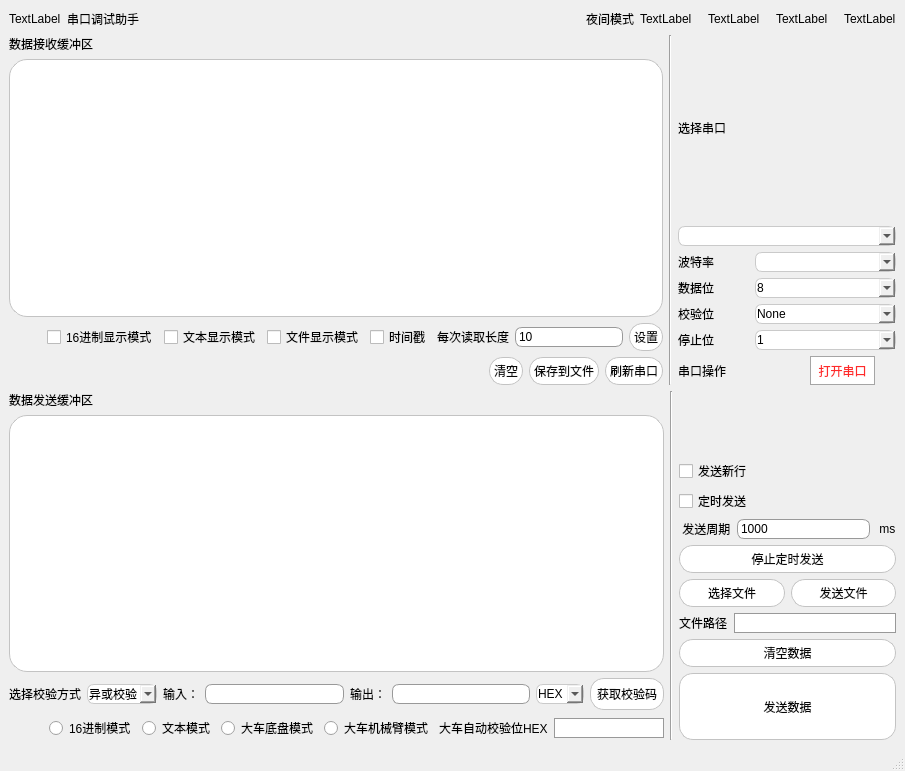
<?xml version="1.0" encoding="UTF-8"?>
<ui version="4.0">
 <class>MainWindow</class>
 <widget class="QMainWindow" name="MainWindow">
  <property name="geometry">
   <rect>
    <x>0</x>
    <y>0</y>
    <width>905</width>
    <height>771</height>
   </rect>
  </property>
  <property name="windowTitle">
   <string>MainWindow</string>
  </property>
  <widget class="QWidget" name="centralwidget">
   <layout class="QGridLayout" name="gridLayout">
    <item row="0" column="0">
     <layout class="QHBoxLayout" name="horizontalLayout_32">
      <item>
       <widget class="QLabel" name="icon">
        <property name="text">
         <string>TextLabel</string>
        </property>
       </widget>
      </item>
      <item>
       <widget class="QLabel" name="little_2">
        <property name="styleSheet">
         <string notr="true">font: 75 10pt &quot;微软雅黑&quot;;</string>
        </property>
        <property name="text">
         <string>串口调试助手</string>
        </property>
       </widget>
      </item>
      <item>
       <spacer name="horizontalSpacer_11">
        <property name="orientation">
         <enum>Qt::Horizontal</enum>
        </property>
        <property name="sizeHint" stdset="0">
         <size>
          <width>40</width>
          <height>20</height>
         </size>
        </property>
       </spacer>
      </item>
      <item>
       <widget class="QLabel" name="mode">
        <property name="styleSheet">
         <string notr="true">font: 75 9pt &quot;微软雅黑&quot;;</string>
        </property>
        <property name="text">
         <string>夜间模式</string>
        </property>
       </widget>
      </item>
      <item>
       <widget class="QLabel" name="switch_2">
        <property name="text">
         <string>TextLabel</string>
        </property>
       </widget>
      </item>
      <item>
       <spacer name="horizontalSpacer_12">
        <property name="orientation">
         <enum>Qt::Horizontal</enum>
        </property>
        <property name="sizeType">
         <enum>QSizePolicy::Fixed</enum>
        </property>
        <property name="sizeHint" stdset="0">
         <size>
          <width>10</width>
          <height>20</height>
         </size>
        </property>
       </spacer>
      </item>
      <item>
       <widget class="QLabel" name="little">
        <property name="text">
         <string>TextLabel</string>
        </property>
       </widget>
      </item>
      <item>
       <spacer name="horizontalSpacer_13">
        <property name="orientation">
         <enum>Qt::Horizontal</enum>
        </property>
        <property name="sizeType">
         <enum>QSizePolicy::Fixed</enum>
        </property>
        <property name="sizeHint" stdset="0">
         <size>
          <width>10</width>
          <height>20</height>
         </size>
        </property>
       </spacer>
      </item>
      <item>
       <widget class="QLabel" name="large">
        <property name="text">
         <string>TextLabel</string>
        </property>
       </widget>
      </item>
      <item>
       <spacer name="horizontalSpacer_14">
        <property name="orientation">
         <enum>Qt::Horizontal</enum>
        </property>
        <property name="sizeType">
         <enum>QSizePolicy::Fixed</enum>
        </property>
        <property name="sizeHint" stdset="0">
         <size>
          <width>10</width>
          <height>20</height>
         </size>
        </property>
       </spacer>
      </item>
      <item>
       <widget class="QLabel" name="close">
        <property name="styleSheet">
         <string notr="true">opacity:0.3</string>
        </property>
        <property name="text">
         <string>TextLabel</string>
        </property>
       </widget>
      </item>
     </layout>
    </item>
    <item row="1" column="0">
     <layout class="QHBoxLayout" name="horizontalLayout_24" stretch="3,0,1">
      <item>
       <layout class="QVBoxLayout" name="verticalLayout_12">
        <item>
         <widget class="QLabel" name="label_6">
          <property name="styleSheet">
           <string notr="true">font: 75 11pt &quot;微软雅黑&quot;;</string>
          </property>
          <property name="text">
           <string>数据接收缓冲区</string>
          </property>
         </widget>
        </item>
        <item>
         <widget class="QTextBrowser" name="textBrowser">
          <property name="styleSheet">
           <string notr="true">QTextEdit{
	background-color: rgb(255, 255, 255);
	font: 10pt &quot;微软雅黑&quot;;

    border-color:#c3c3c3;
    border-radius: 18px;
    border-style: solid;
    border-width: 1px;
    padding: 2px;
}</string>
          </property>
         </widget>
        </item>
        <item>
         <layout class="QHBoxLayout" name="horizontalLayout_25">
          <item>
           <spacer name="horizontalSpacer_9">
            <property name="orientation">
             <enum>Qt::Horizontal</enum>
            </property>
            <property name="sizeHint" stdset="0">
             <size>
              <width>40</width>
              <height>20</height>
             </size>
            </property>
           </spacer>
          </item>
          <item>
           <widget class="QCheckBox" name="rhex">
            <property name="styleSheet">
             <string notr="true">font: 75 9pt &quot;微软雅黑&quot;;</string>
            </property>
            <property name="text">
             <string>16进制显示模式</string>
            </property>
           </widget>
          </item>
          <item>
           <widget class="QCheckBox" name="rtext">
            <property name="styleSheet">
             <string notr="true">font: 75 9pt &quot;微软雅黑&quot;;</string>
            </property>
            <property name="text">
             <string>文本显示模式</string>
            </property>
           </widget>
          </item>
          <item>
           <widget class="QCheckBox" name="rflie">
            <property name="toolTip">
             <string>&lt;html&gt;&lt;head/&gt;&lt;body&gt;&lt;p&gt;传输文件时选择该模式，否则会乱码&lt;/p&gt;&lt;/body&gt;&lt;/html&gt;</string>
            </property>
            <property name="styleSheet">
             <string notr="true">font: 75 9pt &quot;微软雅黑&quot;;</string>
            </property>
            <property name="text">
             <string>文件显示模式</string>
            </property>
           </widget>
          </item>
          <item>
           <widget class="QCheckBox" name="timefreq">
            <property name="styleSheet">
             <string notr="true">font: 75 9pt &quot;微软雅黑&quot;;</string>
            </property>
            <property name="text">
             <string>时间戳</string>
            </property>
           </widget>
          </item>
          <item>
           <widget class="QLabel" name="label_12">
            <property name="styleSheet">
             <string notr="true">font: 75 9pt &quot;微软雅黑&quot;;</string>
            </property>
            <property name="text">
             <string>每次读取长度</string>
            </property>
           </widget>
          </item>
          <item>
           <widget class="QLineEdit" name="length">
            <property name="styleSheet">
             <string notr="true">QLineEdit{
	font: 75 9pt &quot;微软雅黑&quot;;
    border-color:#999999;
    border-radius: 7px;
    border-style: solid;
    border-width: 1px;
    padding: 1px;
}
</string>
            </property>
            <property name="text">
             <string>10</string>
            </property>
           </widget>
          </item>
          <item>
           <widget class="QPushButton" name="lengthbtn">
            <property name="styleSheet">
             <string notr="true">QPushButton{
	font: 9pt &quot;微软雅黑&quot;;
    color: #080808;
    background-color:#ffffff;
    border-color:#c3c3c3;
    border-radius: 14px;
    border-style: solid;
    border-width: 1px;
    padding: 4px;
}
QPushButton::hover {
background-color:rgb(224,238,249);
border-color: rgb(0,120,212);
}</string>
            </property>
            <property name="text">
             <string>设置</string>
            </property>
           </widget>
          </item>
         </layout>
        </item>
        <item>
         <layout class="QHBoxLayout" name="horizontalLayout_26">
          <item>
           <spacer name="horizontalSpacer_10">
            <property name="orientation">
             <enum>Qt::Horizontal</enum>
            </property>
            <property name="sizeHint" stdset="0">
             <size>
              <width>40</width>
              <height>20</height>
             </size>
            </property>
           </spacer>
          </item>
          <item>
           <widget class="QPushButton" name="rclear">
            <property name="styleSheet">
             <string notr="true">QPushButton{
	font: 9pt &quot;微软雅黑&quot;;
    color: #080808;
    background-color:#ffffff;
    border-color:#c3c3c3;
    border-radius: 14px;
    border-style: solid;
    border-width: 1px;
    padding: 4px;
}
QPushButton::hover {
background-color:rgb(224,238,249);
border-color: rgb(0,120,212);
}</string>
            </property>
            <property name="text">
             <string>清空</string>
            </property>
           </widget>
          </item>
          <item>
           <widget class="QPushButton" name="rsave">
            <property name="styleSheet">
             <string notr="true">QPushButton{
	font: 9pt &quot;微软雅黑&quot;;
    color: #080808;
    background-color:#ffffff;
    border-color:#c3c3c3;
    border-radius: 14px;
    border-style: solid;
    border-width: 1px;
    padding: 4px;
}
QPushButton::hover {
background-color:rgb(224,238,249);
border-color: rgb(0,120,212);
}</string>
            </property>
            <property name="text">
             <string>保存到文件</string>
            </property>
           </widget>
          </item>
          <item>
           <widget class="QPushButton" name="udapteport">
            <property name="styleSheet">
             <string notr="true">QPushButton{
	background-color: rgb(255, 255, 255);
	font: 9pt &quot;微软雅黑&quot;;
    color: #080808;

    border-color:#c3c3c3;
    border-radius: 14px;
    border-style: solid;
    border-width: 1px;
    padding: 4px;
}
QPushButton::hover {
background-color:rgb(224,238,249);
border-color: rgb(0,120,212);
}</string>
            </property>
            <property name="text">
             <string>刷新串口</string>
            </property>
           </widget>
          </item>
         </layout>
        </item>
       </layout>
      </item>
      <item>
       <widget class="Line" name="line">
        <property name="sizePolicy">
         <sizepolicy hsizetype="Fixed" vsizetype="Minimum">
          <horstretch>0</horstretch>
          <verstretch>0</verstretch>
         </sizepolicy>
        </property>
        <property name="styleSheet">
         <string notr="true"/>
        </property>
        <property name="orientation">
         <enum>Qt::Vertical</enum>
        </property>
       </widget>
      </item>
      <item>
       <layout class="QVBoxLayout" name="verticalLayout_13">
        <item>
         <layout class="QVBoxLayout" name="verticalLayout_14" stretch="0,0">
          <item>
           <widget class="QLabel" name="label">
            <property name="styleSheet">
             <string notr="true">font: 75 10pt &quot;微软雅黑&quot;;</string>
            </property>
            <property name="text">
             <string>选择串口</string>
            </property>
           </widget>
          </item>
          <item>
           <widget class="QComboBox" name="portname">
            <property name="sizePolicy">
             <sizepolicy hsizetype="Preferred" vsizetype="Fixed">
              <horstretch>0</horstretch>
              <verstretch>0</verstretch>
             </sizepolicy>
            </property>
            <property name="styleSheet">
             <string notr="true">QComboBox{
	font: 75 9pt &quot;微软雅黑&quot;;
    border-color: #cacaca;
    border-radius: 7px;
    border-style: solid;
    border-width: 1px;
    padding: 1px;
}
QComboBox::hover {
background-color:rgb(224,238,249);
border-color: rgb(0,120,212);
}</string>
            </property>
           </widget>
          </item>
         </layout>
        </item>
        <item>
         <layout class="QHBoxLayout" name="horizontalLayout_27" stretch="1,2">
          <item>
           <widget class="QLabel" name="label_2">
            <property name="styleSheet">
             <string notr="true">font: 75 11pt &quot;微软雅黑&quot;;</string>
            </property>
            <property name="text">
             <string>波特率</string>
            </property>
           </widget>
          </item>
          <item>
           <widget class="QComboBox" name="bound">
            <property name="styleSheet">
             <string notr="true">QComboBox{
	font: 75 9pt &quot;微软雅黑&quot;;
    border-color: #cacaca;
    border-radius: 7px;
    border-style: solid;
    border-width: 1px;
    padding: 1px;
}
QComboBox::hover {
background-color:rgb(224,238,249);
border-color: rgb(0,120,212);
}</string>
            </property>
           </widget>
          </item>
         </layout>
        </item>
        <item>
         <layout class="QHBoxLayout" name="horizontalLayout_28" stretch="1,2">
          <item>
           <widget class="QLabel" name="label_3">
            <property name="styleSheet">
             <string notr="true">font: 75 11pt &quot;微软雅黑&quot;;</string>
            </property>
            <property name="text">
             <string>数据位</string>
            </property>
           </widget>
          </item>
          <item>
           <widget class="QComboBox" name="databit">
            <property name="styleSheet">
             <string notr="true">QComboBox{
	font: 75 9pt &quot;微软雅黑&quot;;

    border-color: #cacaca;
    border-radius: 7px;
    border-style: solid;
    border-width: 1px;
    padding: 1px;
}
QComboBox::hover {
background-color:rgb(224,238,249);
border-color: rgb(0,120,212);
}</string>
            </property>
            <item>
             <property name="text">
              <string>8</string>
             </property>
            </item>
            <item>
             <property name="text">
              <string>5</string>
             </property>
            </item>
            <item>
             <property name="text">
              <string>6</string>
             </property>
            </item>
            <item>
             <property name="text">
              <string>7</string>
             </property>
            </item>
            <item>
             <property name="text">
              <string>9</string>
             </property>
            </item>
            <item>
             <property name="text">
              <string>10</string>
             </property>
            </item>
            <item>
             <property name="text">
              <string>11</string>
             </property>
            </item>
           </widget>
          </item>
         </layout>
        </item>
        <item>
         <layout class="QHBoxLayout" name="horizontalLayout_29" stretch="1,2">
          <item>
           <widget class="QLabel" name="label_4">
            <property name="styleSheet">
             <string notr="true">font: 75 11pt &quot;微软雅黑&quot;;</string>
            </property>
            <property name="text">
             <string>校验位</string>
            </property>
           </widget>
          </item>
          <item>
           <widget class="QComboBox" name="partbit">
            <property name="styleSheet">
             <string notr="true">QComboBox{
	font: 75 9pt &quot;微软雅黑&quot;;

    border-color: #cacaca;
    border-radius: 7px;
    border-style: solid;
    border-width: 1px;
    padding: 1px;
}
QComboBox::hover {
background-color:rgb(224,238,249);
border-color: rgb(0,120,212);
}</string>
            </property>
            <item>
             <property name="text">
              <string>None</string>
             </property>
            </item>
            <item>
             <property name="text">
              <string>Odd</string>
             </property>
            </item>
            <item>
             <property name="text">
              <string>Even</string>
             </property>
            </item>
           </widget>
          </item>
         </layout>
        </item>
        <item>
         <layout class="QHBoxLayout" name="horizontalLayout_30" stretch="1,2">
          <item>
           <widget class="QLabel" name="label_10">
            <property name="styleSheet">
             <string notr="true">font: 75 11pt &quot;微软雅黑&quot;;</string>
            </property>
            <property name="text">
             <string>停止位</string>
            </property>
           </widget>
          </item>
          <item>
           <widget class="QComboBox" name="stopbit">
            <property name="styleSheet">
             <string notr="true">QComboBox{
	font: 75 9pt &quot;微软雅黑&quot;;

    border-color: #cacaca;
    border-radius: 7px;
    border-style: solid;
    border-width: 1px;
    padding: 1px;
}
QComboBox::hover {
background-color:rgb(224,238,249);
border-color: rgb(0,120,212);
}</string>
            </property>
            <item>
             <property name="text">
              <string>1</string>
             </property>
            </item>
            <item>
             <property name="text">
              <string>1.5</string>
             </property>
            </item>
            <item>
             <property name="text">
              <string>2</string>
             </property>
            </item>
           </widget>
          </item>
         </layout>
        </item>
        <item>
         <layout class="QHBoxLayout" name="horizontalLayout_31" stretch="0,0">
          <item>
           <widget class="QLabel" name="label_15">
            <property name="styleSheet">
             <string notr="true">font: 75 11pt &quot;微软雅黑&quot;;</string>
            </property>
            <property name="text">
             <string>串口操作</string>
            </property>
           </widget>
          </item>
          <item alignment="Qt::AlignHCenter">
           <widget class="QToolButton" name="openport">
            <property name="enabled">
             <bool>true</bool>
            </property>
            <property name="sizePolicy">
             <sizepolicy hsizetype="Expanding" vsizetype="Fixed">
              <horstretch>0</horstretch>
              <verstretch>4</verstretch>
             </sizepolicy>
            </property>
            <property name="cursor">
             <cursorShape>OpenHandCursor</cursorShape>
            </property>
            <property name="styleSheet">
             <string notr="true">QToolButton{
	font: 75 12pt &quot;微软雅黑&quot;;
    color: #ff2b2b;
    background-color:#ffffff;
    border-color:#a5a5a5;
    border-radius: 15px;
    border-style: solid;
    border-width: 1px;
    padding: 3px;
}
QToolButton::hover {
background-color:rgb(224,238,249);
border-color: rgb(0,120,212);
}</string>
            </property>
            <property name="text">
             <string>打开串口</string>
            </property>
           </widget>
          </item>
         </layout>
        </item>
       </layout>
      </item>
     </layout>
    </item>
    <item row="2" column="0">
     <layout class="QHBoxLayout" name="horizontalLayout_13">
      <item>
       <layout class="QVBoxLayout" name="verticalLayout_8">
        <item>
         <widget class="QLabel" name="label_7">
          <property name="styleSheet">
           <string notr="true">font: 75 11pt &quot;微软雅黑&quot;;</string>
          </property>
          <property name="text">
           <string>数据发送缓冲区</string>
          </property>
         </widget>
        </item>
        <item>
         <widget class="QTextEdit" name="textEdit">
          <property name="styleSheet">
           <string notr="true">QTextEdit{or: rgb(245, 245, 245);
	background-color: rgb(255, 255, 255);

	font: 10pt &quot;微软雅黑&quot;;

    border-color:#c3c3c3;
    border-radius: 18px;
    border-style: solid;
    border-width: 1px;
    padding: 2px;
}</string>
          </property>
         </widget>
        </item>
        <item>
         <layout class="QHBoxLayout" name="horizontalLayout_18">
          <item>
           <widget class="QLabel" name="label_11">
            <property name="styleSheet">
             <string notr="true">font: 75 9pt &quot;微软雅黑&quot;;</string>
            </property>
            <property name="text">
             <string>选择校验方式</string>
            </property>
           </widget>
          </item>
          <item>
           <widget class="QComboBox" name="parity_check">
            <property name="styleSheet">
             <string notr="true">QComboBox{
	font: 75 9pt &quot;微软雅黑&quot;;
    border-color: #cacaca;
    border-radius: 7px;
    border-style: solid;
    border-width: 1px;
    padding: 1px;
}
QComboBox::hover {
background-color:rgb(224,238,249);
border-color: rgb(0,120,212);
}</string>
            </property>
            <item>
             <property name="text">
              <string>异或校验</string>
             </property>
            </item>
            <item>
             <property name="text">
              <string>奇校验</string>
             </property>
            </item>
            <item>
             <property name="text">
              <string>偶校验</string>
             </property>
            </item>
           </widget>
          </item>
          <item>
           <widget class="QLabel" name="label_8">
            <property name="styleSheet">
             <string notr="true">font: 75 9pt &quot;微软雅黑&quot;;</string>
            </property>
            <property name="text">
             <string>输入：</string>
            </property>
           </widget>
          </item>
          <item>
           <widget class="QLineEdit" name="parity_in">
            <property name="styleSheet">
             <string notr="true">QLineEdit{
	font: 75 9pt &quot;微软雅黑&quot;;

    border-color:#999999;
    border-radius: 7px;
    border-style: solid;
    border-width: 1px;
    padding: 1px;
}
</string>
            </property>
            <property name="text">
             <string/>
            </property>
           </widget>
          </item>
          <item>
           <widget class="QLabel" name="label_9">
            <property name="styleSheet">
             <string notr="true">font: 75 9pt &quot;微软雅黑&quot;;</string>
            </property>
            <property name="text">
             <string>输出：</string>
            </property>
           </widget>
          </item>
          <item>
           <widget class="QLineEdit" name="parity_out">
            <property name="styleSheet">
             <string notr="true">QLineEdit{
	font: 75 9pt &quot;微软雅黑&quot;;

    border-color:#999999;
    border-radius: 7px;
    border-style: solid;
    border-width: 1px;
    padding: 1px;
}
</string>
            </property>
           </widget>
          </item>
          <item>
           <widget class="QComboBox" name="binary">
            <property name="styleSheet">
             <string notr="true">QComboBox{
	font: 75 9pt &quot;微软雅黑&quot;;
    border-color: #cacaca;
    border-radius: 7px;
    border-style: solid;
    border-width: 1px;
    padding: 1px;
}
QComboBox::hover {
background-color:rgb(224,238,249);
border-color: rgb(0,120,212);
}</string>
            </property>
            <item>
             <property name="text">
              <string>HEX</string>
             </property>
            </item>
            <item>
             <property name="text">
              <string>DEC</string>
             </property>
            </item>
            <item>
             <property name="text">
              <string>BIN</string>
             </property>
            </item>
           </widget>
          </item>
          <item>
           <widget class="QPushButton" name="checkbtn">
            <property name="styleSheet">
             <string notr="true">QPushButton{
	font: 9pt &quot;微软雅黑&quot;;
    color: #080808;
    background-color:#ffffff;
    border-color:#c3c3c3;
    border-radius: 14px;
    border-style: solid;
    border-width: 1px;
    padding: 6px;
}
QPushButton::hover {
background-color:rgb(224,238,249);
border-color: rgb(0,120,212);
}</string>
            </property>
            <property name="text">
             <string>获取校验码</string>
            </property>
           </widget>
          </item>
         </layout>
        </item>
        <item>
         <layout class="QHBoxLayout" name="horizontalLayout_19">
          <item>
           <spacer name="horizontalSpacer">
            <property name="orientation">
             <enum>Qt::Horizontal</enum>
            </property>
            <property name="sizeHint" stdset="0">
             <size>
              <width>40</width>
              <height>20</height>
             </size>
            </property>
           </spacer>
          </item>
          <item>
           <widget class="QRadioButton" name="hex">
            <property name="styleSheet">
             <string notr="true">font: 75 9pt &quot;微软雅黑&quot;;</string>
            </property>
            <property name="text">
             <string>16进制模式</string>
            </property>
           </widget>
          </item>
          <item>
           <widget class="QRadioButton" name="text">
            <property name="styleSheet">
             <string notr="true">font: 75 9pt &quot;微软雅黑&quot;;</string>
            </property>
            <property name="text">
             <string>文本模式</string>
            </property>
           </widget>
          </item>
          <item>
           <widget class="QRadioButton" name="base">
            <property name="toolTip">
             <string>&lt;html&gt;&lt;head/&gt;&lt;body&gt;&lt;p&gt;固定协议传输&lt;/p&gt;&lt;/body&gt;&lt;/html&gt;</string>
            </property>
            <property name="styleSheet">
             <string notr="true">font: 75 9pt &quot;微软雅黑&quot;;</string>
            </property>
            <property name="text">
             <string>大车底盘模式</string>
            </property>
           </widget>
          </item>
          <item>
           <widget class="QRadioButton" name="arm">
            <property name="toolTip">
             <string>&lt;html&gt;&lt;head/&gt;&lt;body&gt;&lt;p&gt;固定协议传输&lt;/p&gt;&lt;/body&gt;&lt;/html&gt;</string>
            </property>
            <property name="styleSheet">
             <string notr="true">font: 75 9pt &quot;微软雅黑&quot;;</string>
            </property>
            <property name="text">
             <string>大车机械臂模式</string>
            </property>
           </widget>
          </item>
          <item>
           <widget class="QLabel" name="label_5">
            <property name="toolTip">
             <string>&lt;html&gt;&lt;head/&gt;&lt;body&gt;&lt;p&gt;异或校验位&lt;/p&gt;&lt;/body&gt;&lt;/html&gt;</string>
            </property>
            <property name="styleSheet">
             <string notr="true">font: 75 9pt &quot;微软雅黑&quot;;</string>
            </property>
            <property name="text">
             <string>大车自动校验位HEX</string>
            </property>
           </widget>
          </item>
          <item>
           <widget class="QLineEdit" name="checknum">
            <property name="sizePolicy">
             <sizepolicy hsizetype="Expanding" vsizetype="Fixed">
              <horstretch>0</horstretch>
              <verstretch>0</verstretch>
             </sizepolicy>
            </property>
            <property name="styleSheet">
             <string notr="true">QLineEdit{
	font: 75 9pt &quot;微软雅黑&quot;;
  
    border-color:#999999;
    border-radius: 12px;
    border-style: solid;
    border-width: 1px;
    padding: 1px;
}
</string>
            </property>
           </widget>
          </item>
         </layout>
        </item>
       </layout>
      </item>
      <item>
       <widget class="Line" name="line_3">
        <property name="styleSheet">
         <string notr="true"/>
        </property>
        <property name="orientation">
         <enum>Qt::Vertical</enum>
        </property>
       </widget>
      </item>
      <item>
       <layout class="QVBoxLayout" name="verticalLayout_9">
        <item>
         <spacer name="verticalSpacer">
          <property name="orientation">
           <enum>Qt::Vertical</enum>
          </property>
          <property name="sizeHint" stdset="0">
           <size>
            <width>20</width>
            <height>40</height>
           </size>
          </property>
         </spacer>
        </item>
        <item>
         <widget class="QCheckBox" name="newrow">
          <property name="styleSheet">
           <string notr="true">font: 75 10pt &quot;微软雅黑&quot;;</string>
          </property>
          <property name="text">
           <string>发送新行</string>
          </property>
         </widget>
        </item>
        <item>
         <widget class="QCheckBox" name="timesend">
          <property name="styleSheet">
           <string notr="true">font: 75 10pt &quot;微软雅黑&quot;;</string>
          </property>
          <property name="text">
           <string>定时发送</string>
          </property>
         </widget>
        </item>
        <item>
         <layout class="QHBoxLayout" name="horizontalLayout_20" stretch="0,0,0">
          <item>
           <widget class="QLabel" name="label_13">
            <property name="styleSheet">
             <string notr="true">font: 75 10pt &quot;微软雅黑&quot;;</string>
            </property>
            <property name="text">
             <string> 发送周期</string>
            </property>
           </widget>
          </item>
          <item>
           <widget class="QLineEdit" name="timevalue">
            <property name="styleSheet">
             <string notr="true">QLineEdit{
	font: 75 9pt &quot;微软雅黑&quot;;

    border-color:#999999;
    border-radius: 7px;
    border-style: solid;
    border-width: 1px;
    padding: 1px;
}
</string>
            </property>
            <property name="text">
             <string>1000</string>
            </property>
           </widget>
          </item>
          <item>
           <widget class="QLabel" name="label_16">
            <property name="styleSheet">
             <string notr="true">font: 75 10pt &quot;微软雅黑&quot;;</string>
            </property>
            <property name="text">
             <string> ms</string>
            </property>
           </widget>
          </item>
         </layout>
        </item>
        <item>
         <layout class="QVBoxLayout" name="verticalLayout_10">
          <item>
           <layout class="QVBoxLayout" name="verticalLayout_11">
            <item>
             <widget class="QPushButton" name="stoptimesend">
              <property name="styleSheet">
               <string notr="true">QPushButton{
	font: 11pt &quot;微软雅黑&quot;;
    color: #080808;
    background-color:#ffffff;
    border-color:#c3c3c3;
    border-radius: 14px;
    border-style: solid;
    border-width: 1px;
    padding: 4px;
}
QPushButton::hover {
background-color:rgb(224,238,249);
border-color: rgb(0,120,212);
}</string>
              </property>
              <property name="text">
               <string>停止定时发送</string>
              </property>
             </widget>
            </item>
            <item>
             <layout class="QHBoxLayout" name="horizontalLayout_21">
              <item>
               <widget class="QPushButton" name="selflie">
                <property name="styleSheet">
                 <string notr="true">QPushButton{
	font: 11pt &quot;微软雅黑&quot;;
    color: #080808;
    background-color:#ffffff;
    border-color:#c3c3c3;
    border-radius: 14px;
    border-style: solid;
    border-width: 1px;
    padding: 4px;
}
QPushButton::hover {
background-color:rgb(224,238,249);
border-color: rgb(0,120,212);
}</string>
                </property>
                <property name="text">
                 <string>选择文件</string>
                </property>
               </widget>
              </item>
              <item>
               <widget class="QPushButton" name="sendflie">
                <property name="styleSheet">
                 <string notr="true">QPushButton{
	font: 11pt &quot;微软雅黑&quot;;
    color: #080808;
    background-color:#ffffff;
    border-color:#c3c3c3;
    border-radius: 14px;
    border-style: solid;
    border-width: 1px;
    padding: 4px;
}
QPushButton::hover {
background-color:rgb(224,238,249);
border-color: rgb(0,120,212);
}</string>
                </property>
                <property name="text">
                 <string>发送文件</string>
                </property>
               </widget>
              </item>
             </layout>
            </item>
           </layout>
          </item>
          <item>
           <layout class="QHBoxLayout" name="horizontalLayout_22">
            <item>
             <widget class="QLabel" name="label_14">
              <property name="styleSheet">
               <string notr="true">font: 75 8pt &quot;微软雅黑&quot;;</string>
              </property>
              <property name="text">
               <string>文件路径</string>
              </property>
             </widget>
            </item>
            <item>
             <widget class="QLineEdit" name="fliepath">
              <property name="styleSheet">
               <string notr="true">QLineEdit{
	font: 75 9pt &quot;微软雅黑&quot;;
  
    border-color:#999999;
    border-radius: 12px;
    border-style: solid;
    border-width: 1px;
    padding: 1px;
}
</string>
              </property>
             </widget>
            </item>
           </layout>
          </item>
         </layout>
        </item>
        <item>
         <layout class="QHBoxLayout" name="horizontalLayout_23"/>
        </item>
        <item>
         <widget class="QPushButton" name="sclear">
          <property name="styleSheet">
           <string notr="true">QPushButton{
	font: 12pt &quot;微软雅黑&quot;;
    color: #080808;
    background-color:#ffffff;
    border-color:#c3c3c3;
    border-radius: 14px;
    border-style: solid;
    border-width: 1px;
    padding: 4px;
}
QPushButton::hover {
background-color:rgb(224,238,249);
border-color: rgb(0,120,212);
}</string>
          </property>
          <property name="text">
           <string>清空数据</string>
          </property>
         </widget>
        </item>
        <item>
         <widget class="QPushButton" name="senddata">
          <property name="sizePolicy">
           <sizepolicy hsizetype="Minimum" vsizetype="Expanding">
            <horstretch>0</horstretch>
            <verstretch>0</verstretch>
           </sizepolicy>
          </property>
          <property name="cursor">
           <cursorShape>OpenHandCursor</cursorShape>
          </property>
          <property name="styleSheet">
           <string notr="true">QPushButton{
	font: 12pt &quot;微软雅黑&quot;;
    color: #080808;
    background-color:#ffffff;
    border-color:#c3c3c3;
    border-radius: 14px;
    border-style: solid;
    border-width: 1px;
    padding: 4px;
}
QPushButton::hover {
background-color:rgb(224,238,249);
border-color: rgb(0,120,212);
}</string>
          </property>
          <property name="text">
           <string>发送数据</string>
          </property>
         </widget>
        </item>
       </layout>
      </item>
     </layout>
    </item>
   </layout>
  </widget>
  <widget class="QStatusBar" name="statusbar"/>
 </widget>
 <resources/>
 <connections/>
</ui>
